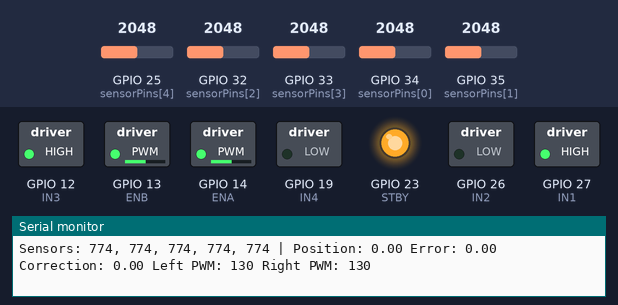
A sketch run on a simulated ESP32. On the bench: switched loads named in the sketch (green lamp = pin HIGH), output pins drawn as LEDs (lit = HIGH), the last lines printed to the serial monitor. The inputs (shaded band) are chosen by the test bench; at power-on: GPIO 34 (sensorPins[0]) = 2048, GPIO 35 (sensorPins[1]) = 2048, GPIO 33 (sensorPins[3]) = 2048, GPIO 25 (sensorPins[4]) = 2048, GPIO 32 (sensorPins[2]) = 2048 (analog values on the 0–4095 scale).

Above: at 1.2 s.
1.3 s: GPIO 34 (sensorPins[0]) set to 2866
At 2.3 s:
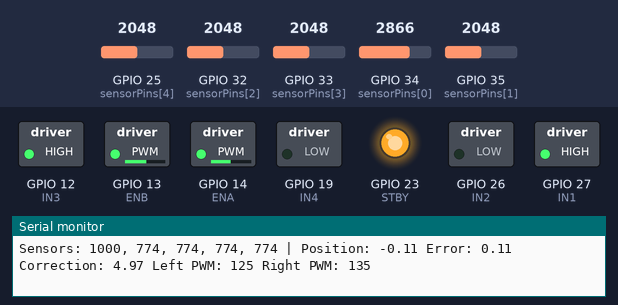
2.8 s: GPIO 35 (sensorPins[1]) set to 122
At 3.3 s:
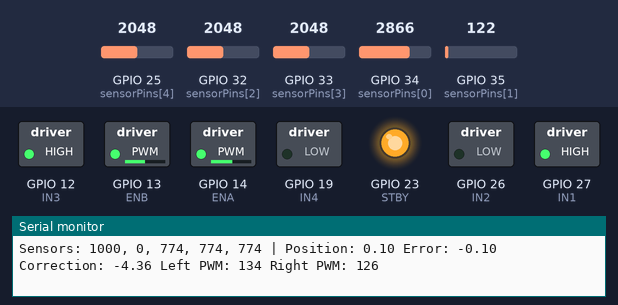
4.3 s: GPIO 33 (sensorPins[3]) set to 122
At 5.8 s:
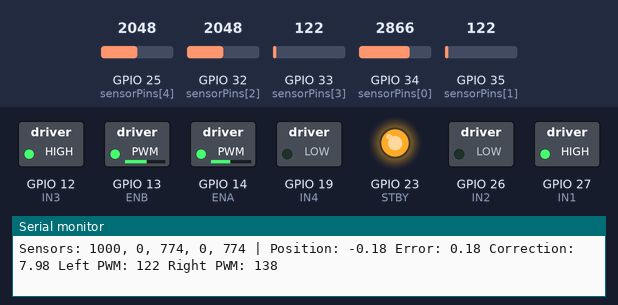
7.3 s: GPIO 25 (sensorPins[4]) set to 556
At 8.3 s:
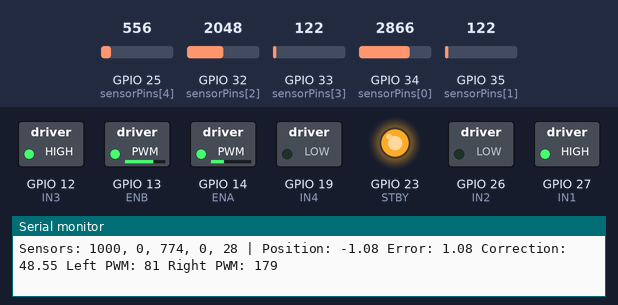
8.8 s: GPIO 25 (sensorPins[4]) set to 487
At 10.0 s:
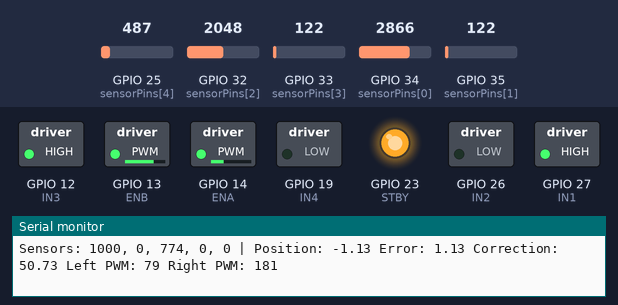
10.3 s: GPIO 32 (sensorPins[2]) set to 122
At 11.6 s:
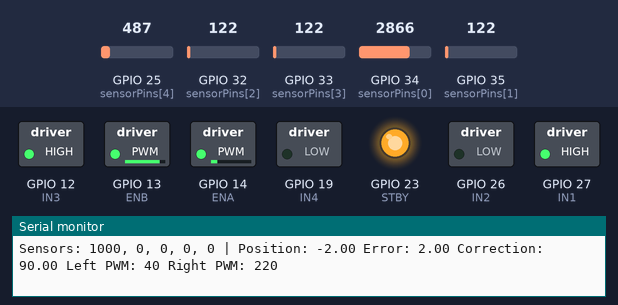
Timing chart, 0 to 12.8 s (numbered marks = the images above; inputs shaded):
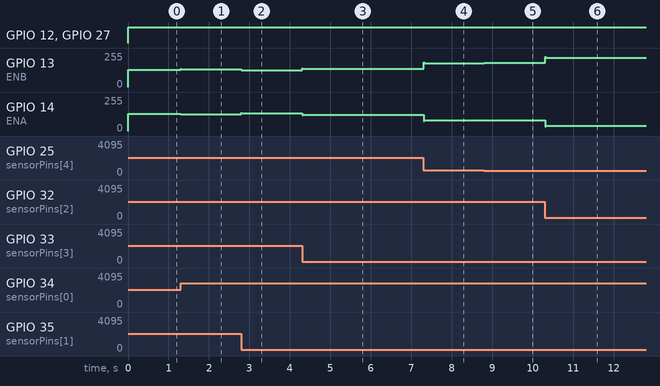

Measured:
- after the input at 1.3 s, GPIO 13 (ENB): 130/255 → 135/255 at once; GPIO 14 (ENA): 130/255 → 125/255 at once
- after the input at 2.8 s, GPIO 13 (ENB): 135/255 → 126/255 at once; GPIO 14 (ENA): 125/255 → 134/255 at once
- after the input at 4.3 s, GPIO 13 (ENB): 126/255 → 138/255 at once; GPIO 14 (ENA): 134/255 → 122/255 at once
- after the input at 7.3 s, GPIO 13 (ENB): 138/255 → 179/255 at once; GPIO 14 (ENA): 122/255 → 81/255 at once
- after the input at 8.8 s, GPIO 13 (ENB): 179/255 → 181/255 at once; GPIO 14 (ENA): 81/255 → 79/255 at once
- after the input at 10.3 s, GPIO 13 (ENB): 181/255 → 220/255 at once; GPIO 14 (ENA): 79/255 → 40/255 at once

The sketch:

Task3_PD.ino
```cpp
#include <Arduino.h>
#include <math.h>

const int sensorPins[5] = {34, 35, 32, 33, 25};

const int whiteLevel[5] = {500, 500, 500, 500, 500};
const int blackLevel[5] = {2500, 2500, 2500, 2500, 2500};

const int weights[5] = {-2, -1, 0, 1, 2};

const int ENA = 14;
const int IN1 = 27;
const int IN2 = 26;

const int ENB = 13;
const int IN3 = 12;
const int IN4 = 19;
const int STBY = 23;   // TB6612FNG standby pin, HIGH = driver on

const bool LEFT_REVERSED  = false;
const bool RIGHT_REVERSED = false;

const float Kp = 45.0;
const float Kd = 0.12;

const int BASE_SPEED = 130;
const int RECOVERY_SPEED = 80;
const int MIN_LINE_SUM = 80;

float previousError = 0.0;
float lastPosition = 0.0;

bool havePreviousError = false;
bool haveLastPosition = false;

unsigned long previousTimeUs = 0;


int calibrateSensor(int raw, int index) {
  int white = whiteLevel[index];
  int black = blackLevel[index];

  if (black <= white) {
    return 0;
  }

  long value = (long)(raw - white) * 1000L
               / (black - white);

  return constrain((int)value, 0, 1000);
}


void readSensors(int readings[5]) {
  for (int i = 0; i < 5; i++) {
    int raw = analogRead(sensorPins[i]);
    readings[i] = calibrateSensor(raw, i);
  }
}


bool estimatePosition(const int readings[5],
                      float &position) {
  long weightedSum = 0;
  long total = 0;

  for (int i = 0; i < 5; i++) {
    weightedSum += (long)readings[i] * weights[i];
    total += readings[i];
  }

  // Handle the all-zero or very weak signal safely.
  if (total < MIN_LINE_SUM) {
    return false;
  }

  position = (float)weightedSum / total;
  return true;
}


void setMotor(int pwmPin, int inA, int inB,
              int command, bool reversed) {
  if (reversed) {
    command = -command;
  }

  command = constrain(command, -255, 255);

  if (command > 0) {
    digitalWrite(inA, HIGH);
    digitalWrite(inB, LOW);
  } else if (command < 0) {
    digitalWrite(inA, LOW);
    digitalWrite(inB, HIGH);
  } else {
    digitalWrite(inA, LOW);
    digitalWrite(inB, LOW);
  }

  analogWrite(pwmPin, abs(command));
}


void driveMotors(int left, int right) {
  setMotor(ENA, IN1, IN2, left, LEFT_REVERSED);
  setMotor(ENB, IN3, IN4, right, RIGHT_REVERSED);
}


void stopMotors() {
  driveMotors(0, 0);
}


void recoverLine() {
  if (!haveLastPosition) {
    stopMotors();
    return;
  }

  if (lastPosition > 0.15) {
    driveMotors(RECOVERY_SPEED, -RECOVERY_SPEED);
  }
  else if (lastPosition < -0.15) {
    driveMotors(-RECOVERY_SPEED, RECOVERY_SPEED);
  } else {
    stopMotors();
  }
}


void setup() {
  Serial.begin(115200);

  for (int i = 0; i < 5; i++) {
    pinMode(sensorPins[i], INPUT);
    analogSetPinAttenuation(sensorPins[i], ADC_11db);
  }

  pinMode(ENA, OUTPUT);
  pinMode(IN1, OUTPUT);
  pinMode(IN2, OUTPUT);

  pinMode(ENB, OUTPUT);
  pinMode(IN3, OUTPUT);
  pinMode(IN4, OUTPUT);
  pinMode(STBY, OUTPUT);

  analogReadResolution(12);
  analogWriteResolution(ENA, 8);
  analogWriteResolution(ENB, 8);

  stopMotors();
  digitalWrite(STBY, HIGH);
  previousTimeUs = micros();
}


void loop() {
  int readings[5];
  float position = 0.0;

  readSensors(readings);

  unsigned long nowUs = micros();
  float dt = (nowUs - previousTimeUs) / 1000000.0;
  previousTimeUs = nowUs;

  if (dt < 0.001) {
    dt = 0.001;
  }

  bool lineDetected = estimatePosition(readings, position);

  if (!lineDetected) {
    Serial.println("Line lost: attempting recovery");

    havePreviousError = false;

    recoverLine();
    delay(10);
    return;
  }

  lastPosition = position;
  haveLastPosition = true;

  float error = 0.0 - position;

  float derivative = 0.0;

  if (havePreviousError) {
    derivative = (error - previousError) / dt;
  }

  float correction = (Kp * error) + (Kd * derivative);

  int leftPWM  = constrain(
      (int)round(BASE_SPEED - correction), 0, 255);

  int rightPWM = constrain(
      (int)round(BASE_SPEED + correction), 0, 255);

  driveMotors(leftPWM, rightPWM);

  previousError = error;
  havePreviousError = true;

  // Diagnostic output for tuning and Task 9.
  Serial.print("Sensors: ");
  for (int i = 0; i < 5; i++) {
    Serial.print(readings[i]);
    Serial.print(i < 4 ? ", " : " | ");
  }

  Serial.print("Position: ");
  Serial.print(position, 2);

  Serial.print(" Error: ");
  Serial.print(error, 2);

  Serial.print(" Correction: ");
  Serial.print(correction, 2);

  Serial.print(" Left PWM: ");
  Serial.print(leftPWM);

  Serial.print(" Right PWM: ");
  Serial.println(rightPWM);

  delay(10);
}
```
